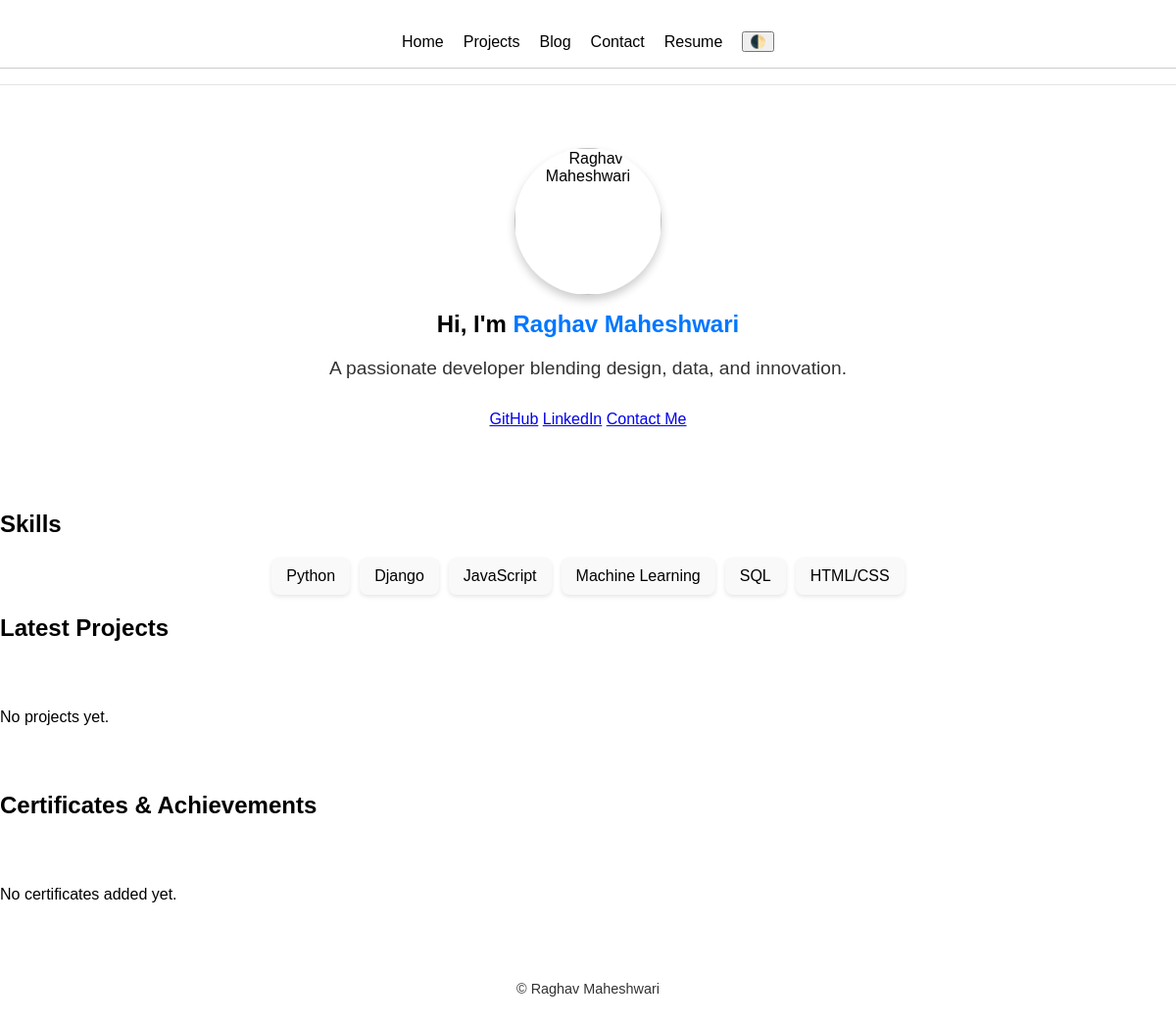
The app's page /, older data.
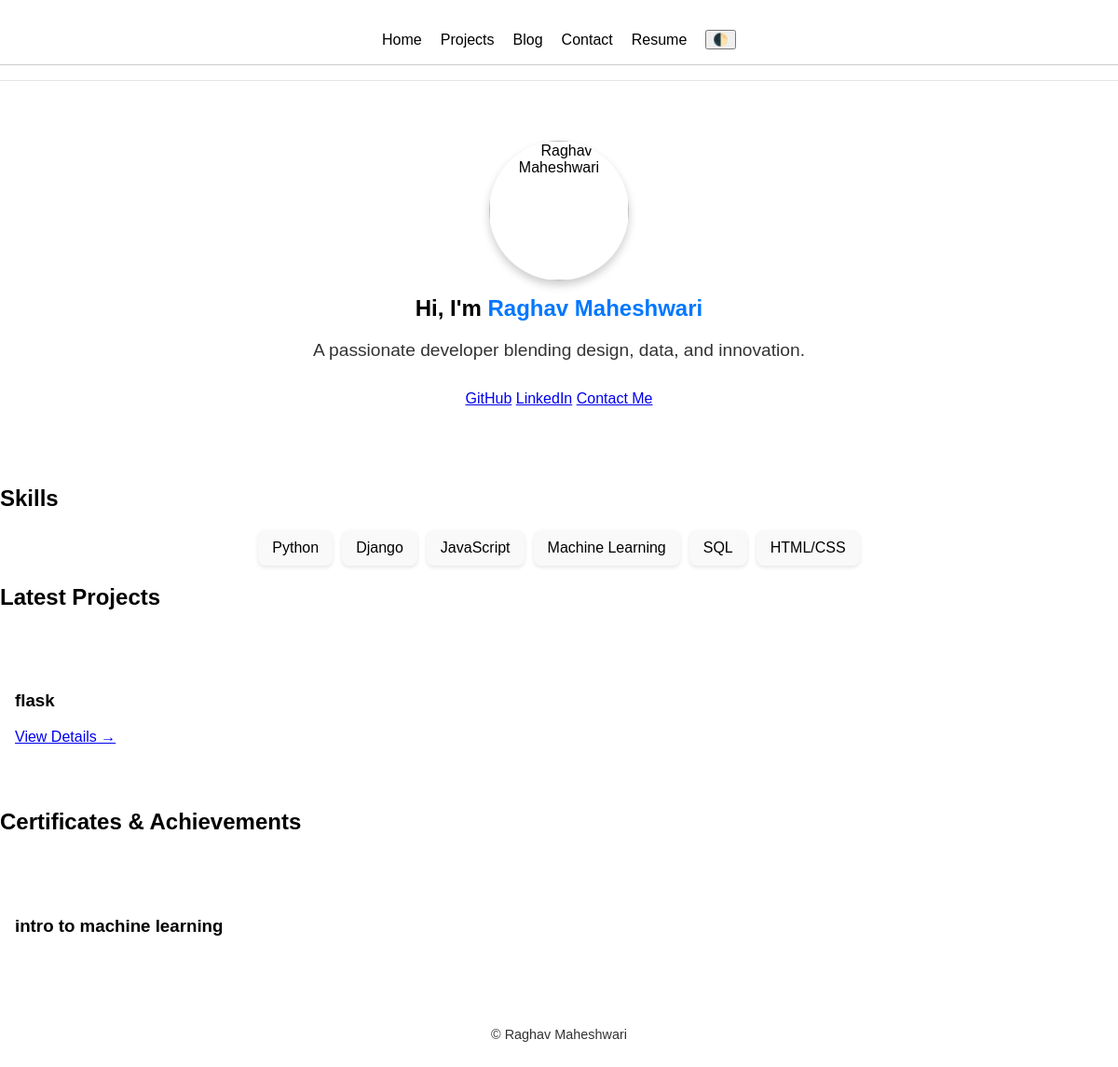
The same page, newer data.
### project/models.py (models this page shows, shortened)
class Project(models.Model):
    title = models.CharField(max_length=200)
    slug = models.SlugField(unique=True, blank=True)
    short_desc = models.TextField()
    long_desc = models.TextField(blank=True)
    repo_url = models.URLField(blank=True)
    live_url = models.URLField(blank=True)
    blog_url = models.URLField(blank=True)
    cover_image = models.ImageField(upload_to='projects/covers/', blank=True)
    created_at = models.DateTimeField(auto_now_add=True)
    is_featured = models.BooleanField(default=False)
    is_current = models.BooleanField(default=False)
    is_upcoming = models.BooleanField(default=False)
    is_published = models.BooleanField(default=True)
    stack = models.ManyToManyField(Tag, blank=True)

### content/models.py (models this page shows, shortened)
class certificates(models.Model):
    title = models.CharField(max_length=200)
    issuer = models.CharField(max_length=200, blank=True)
    date = models.DateField(blank=True, null=True)
    cert_image = models.ImageField(upload_to='certificates/images/', blank=True)
    cert_url = models.URLField(blank=True)

### core/views.py (the view)
# urls.py: path('', views.home, name='home'),
def home(request):
    latest_projects = Project.objects.all().order_by('created_at')[:6]
    featured_project = Project.objects.filter(is_featured=True).first()
    upcoming_project = Project.objects.filter(is_upcoming=True)[:3]
    latest_blog = BlogPost.objects.filter(is_published=True).order_by('-published_at').first()
    certs = certificates.objects.order_by('-date')[:4]
    Skills = skills.objects.order_by('name')
    resume = 'media/Raghav_Resume.pdf'
    return render(request, 'core/home.html', {
        'latest_projects' : latest_projects,
        'featured_project': featured_project,
        'upcoming_project': upcoming_project,
        'latest_blog': latest_blog,
        'certificates': certs,
        'skills': Skills,
        'resume':resume,
    })

### templates/core/home.html (shortened to what this page needs)
{% extends 'base.html' %}
{% load static %}
{% block extra_css %}
<link rel="stylesheet" href="{% static 'css/home.css' %}">
{% endblock %}
{% block content %}
<section class="hero">
  <img src="{% static 'images/profile.jpg' %}" alt="Raghav Maheshwari" class="profile-pic">
  <h1>Hi, I'm <span class="accent">Raghav Maheshwari</span></h1>
  <p class="tagline">A passionate developer blending design, data, and innovation.</p>
  <div class="social-links">
    <a href="https://github.com/raghav-balansh" target="_blank">GitHub</a>
    <a href="https://linkedin.com" target="_blank">LinkedIn</a>
    <a href="{% url 'contact' %}">Contact Me</a>
  </div>
</section>
<section class="skills">
  <h2>Skills</h2>
  <ul>
    <li>Python</li>
    <li>Django</li>
    <li>JavaScript</li>
    <li>Machine Learning</li>
    <li>SQL</li>
    <li>HTML/CSS</li>
  </ul>
</section>
<section class="projects">
  <h2>Latest Projects</h2>
  <div class="projects-grid">
    {% for project in latest_projects%}
    <div class="project-card">
      <h3>{{ project.title }}</h3>
      <a href="{% url 'project_details' project.slug %}">View Details →</a>
    </div>
    {% empty %}
    <p>No projects yet.</p>
    {% endfor %}
  </div>
</section>
<section class="certificates">
  <h2>Certificates & Achievements</h2>
  <div class="cert-grid">
    {% for cert in certificates %}
    <div class="cert-card">
      <h3>{{ cert.title }}</h3>
    </div>
    {% empty %}
    <p>No certificates added yet.</p>
    {% endfor %}
  </div>
</section>
{% endblock %}

Row changes from the older to the newer data that the page shows:
added Project: title "flask"
added certificates: title "intro to machine learning"
Text that changed along with them:
text no longer shown: "No projects yet. No certificates added yet."
